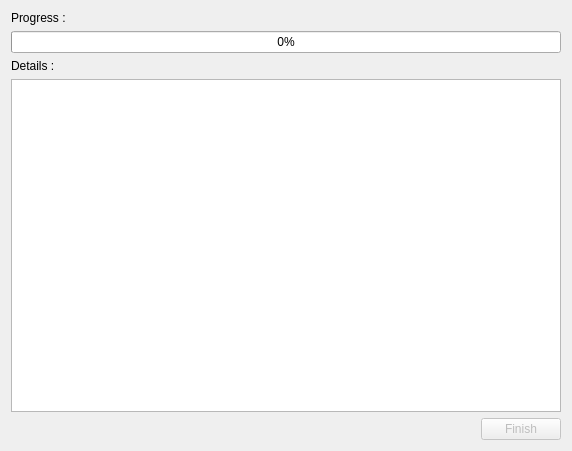
<?xml version="1.0" encoding="UTF-8"?>
<ui version="4.0">
 <class>upgradeProgressFormClass</class>
 <widget class="QDialog" name="upgradeProgressFormClass">
  <property name="geometry">
   <rect>
    <x>0</x>
    <y>0</y>
    <width>572</width>
    <height>451</height>
   </rect>
  </property>
  <property name="windowTitle">
   <string>Database upgrade progress</string>
  </property>
  <property name="windowIcon">
   <iconset resource="../res/global.qrc">
    <normaloff>:/global/TeacherHelperIcon.ico</normaloff>:/global/TeacherHelperIcon.ico</iconset>
  </property>
  <layout class="QGridLayout" name="gridLayout">
   <item row="5" column="0">
    <layout class="QHBoxLayout" name="horizontalLayout">
     <item>
      <spacer name="horizontalSpacer">
       <property name="orientation">
        <enum>Qt::Horizontal</enum>
       </property>
       <property name="sizeHint" stdset="0">
        <size>
         <width>40</width>
         <height>20</height>
        </size>
       </property>
      </spacer>
     </item>
     <item>
      <widget class="QPushButton" name="pushButtonFinish">
       <property name="enabled">
        <bool>false</bool>
       </property>
       <property name="text">
        <string>Finish</string>
       </property>
      </widget>
     </item>
    </layout>
   </item>
   <item row="1" column="0">
    <widget class="QProgressBar" name="progressBar">
     <property name="value">
      <number>0</number>
     </property>
    </widget>
   </item>
   <item row="2" column="0">
    <widget class="QLabel" name="label">
     <property name="text">
      <string>Details : </string>
     </property>
    </widget>
   </item>
   <item row="3" column="0">
    <widget class="QPlainTextEdit" name="plainTextEditMessages"/>
   </item>
   <item row="0" column="0">
    <widget class="QLabel" name="label_2">
     <property name="text">
      <string>Progress : </string>
     </property>
    </widget>
   </item>
  </layout>
 </widget>
 <resources>
  <include location="../res/global.qrc"/>
 </resources>
 <connections/>
</ui>
